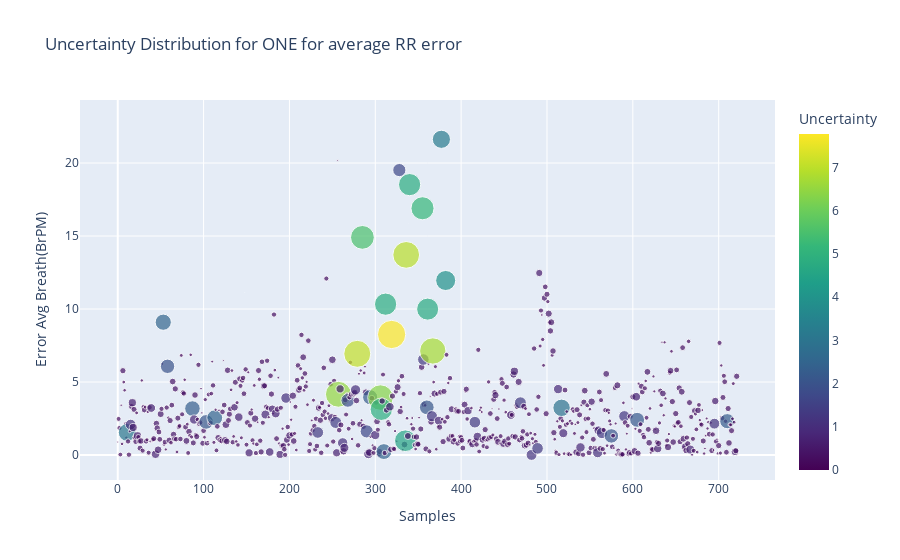
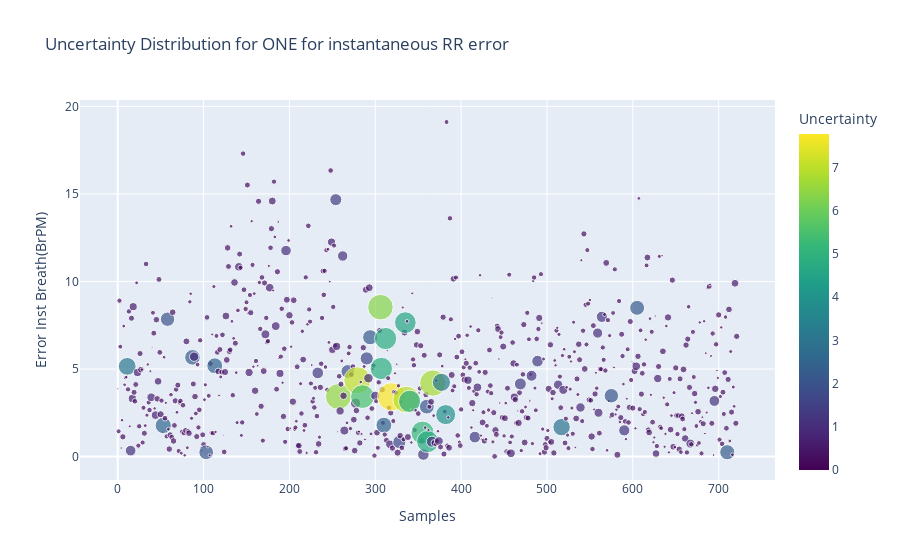

Notebook cell for these charts, in order:
### Code cell
#if input_conf == 'confe':
fig1 = px.scatter(data_confe,x = 'Samples', y="Error Avg Breath(BrPM)",title="Uncertainty Distribution for "+input_conf.upper()+ " for average RR error" ,
                 color="Uncertainty", color_continuous_scale=px.colors.sequential.Viridis, size = "Uncertainty")

fig2 = px.scatter(data_confe,x = 'Samples', y="Error Inst Breath(BrPM)",title="Uncertainty Distribution for "+input_conf.upper()+ " for instantaneous RR error" ,
                 color="Uncertainty", color_continuous_scale=px.colors.sequential.Viridis,size = "Uncertainty")
fig1.show()
fig2.show()

### Figure 1 — Plotly figure (JSON) as saved in the notebook; plotly's stock layout.template omitted (floating-point values rounded to 4 significant figures; data arrays with more than 128 entries replaced by an {"elided": "..."} marker saying what was removed)
{"data": [{"hovertemplate": "Samples=%{x}<br>Error Avg Breath(BrPM)=%{y}<br>Uncertainty=%{marker.color}<extra></extra>", "legendgroup": "", "marker": {"color": {"elided": "722 float values"}, "coloraxis": "coloraxis", "size": {"elided": "722 float values"}, "sizemode": "area", "sizeref": 0.01944, "symbol": "circle"}, "mode": "markers", "name": "", "orientation": "v", "showlegend": false, "type": "scatter", "x": {"elided": "722 int values"}, "xaxis": "x", "y": {"elided": "722 float values"}, "yaxis": "y"}], "layout": {"coloraxis": {"colorbar": {"title": {"text": "Uncertainty"}}, "colorscale": [[0, "#440154"], [0.1111, "#482878"], [0.2222, "#3e4989"], [0.3333, "#31688e"], [0.4444, "#26828e"], [0.5556, "#1f9e89"], [0.6667, "#35b779"], [0.7778, "#6ece58"], [0.8889, "#b5de2b"], [1, "#fde725"]]}, "legend": {"itemsizing": "constant", "tracegroupgap": 0}, "title": {"text": "Uncertainty Distribution for ONE for average RR error"}, "xaxis": {"anchor": "y", "domain": [0, 1], "title": {"text": "Samples"}}, "yaxis": {"anchor": "x", "domain": [0, 1], "title": {"text": "Error Avg Breath(BrPM)"}}}}

### Figure 2 — Plotly figure (JSON) as saved in the notebook; plotly's stock layout.template omitted (floating-point values rounded to 4 significant figures; data arrays with more than 128 entries replaced by an {"elided": "..."} marker saying what was removed)
{"data": [{"hovertemplate": "Samples=%{x}<br>Error Inst Breath(BrPM)=%{y}<br>Uncertainty=%{marker.color}<extra></extra>", "legendgroup": "", "marker": {"color": {"elided": "722 float values"}, "coloraxis": "coloraxis", "size": {"elided": "722 float values"}, "sizemode": "area", "sizeref": 0.01944, "symbol": "circle"}, "mode": "markers", "name": "", "orientation": "v", "showlegend": false, "type": "scatter", "x": {"elided": "722 int values"}, "xaxis": "x", "y": {"elided": "722 float values"}, "yaxis": "y"}], "layout": {"coloraxis": {"colorbar": {"title": {"text": "Uncertainty"}}, "colorscale": [[0, "#440154"], [0.1111, "#482878"], [0.2222, "#3e4989"], [0.3333, "#31688e"], [0.4444, "#26828e"], [0.5556, "#1f9e89"], [0.6667, "#35b779"], [0.7778, "#6ece58"], [0.8889, "#b5de2b"], [1, "#fde725"]]}, "legend": {"itemsizing": "constant", "tracegroupgap": 0}, "title": {"text": "Uncertainty Distribution for ONE for instantaneous RR error"}, "xaxis": {"anchor": "y", "domain": [0, 1], "title": {"text": "Samples"}}, "yaxis": {"anchor": "x", "domain": [0, 1], "title": {"text": "Error Inst Breath(BrPM)"}}}}
